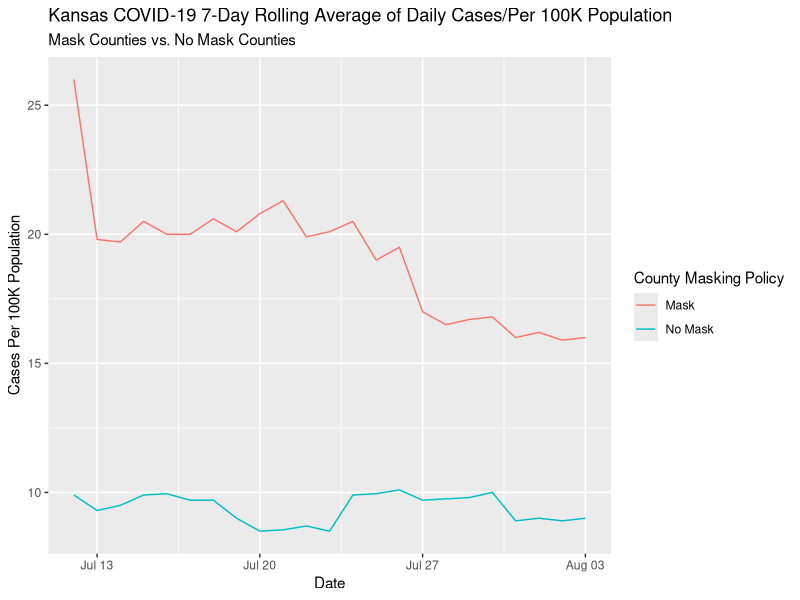

This figure's R source:
## ---- chunk 1
library(tidyverse) 
## ---- chunk 2
date <- seq(as.Date("2020/7/12"), as.Date("2020/8/3"), by = "day")

mask <- c(26, 19.8, 19.7, 20.5, 20, 20, 20.6, 20.1, 20.8, 21.3, 19.9, 20.1, 20.5, 19, 19.5, 17, 16.5, 16.7, 16.8, 16, 16.2, 15.9, 16)

no_mask <- c(9.9, 9.3, 9.5, 9.9, 9.95, 9.7, 9.7, 9, 8.5, 8.55, 8.7, 8.5, 9.9, 9.95, 10.1, 9.7, 9.75, 9.8, 10, 8.9, 9, 8.9, 9)

replica <- data.frame(date, mask, no_mask)

replica_long <- replica %>%
  pivot_longer(cols = -date,
               names_to = "masking",
               values_to = "count")
## ---- chunk 3
ggplot(data = replica_long,
       aes(x = date,
           y = count,
           color = masking)) +
  geom_line() +
  labs(title = "Kansas COVID-19 7-Day Rolling Average of Daily Cases/Per 100K Population",
       subtitle = "Mask Counties vs. No Mask Counties",
       x = "Date",
       y = "Cases Per 100K Population",
       color = "County Masking Policy") +
  scale_color_discrete(labels = c("Mask", "No Mask"))

